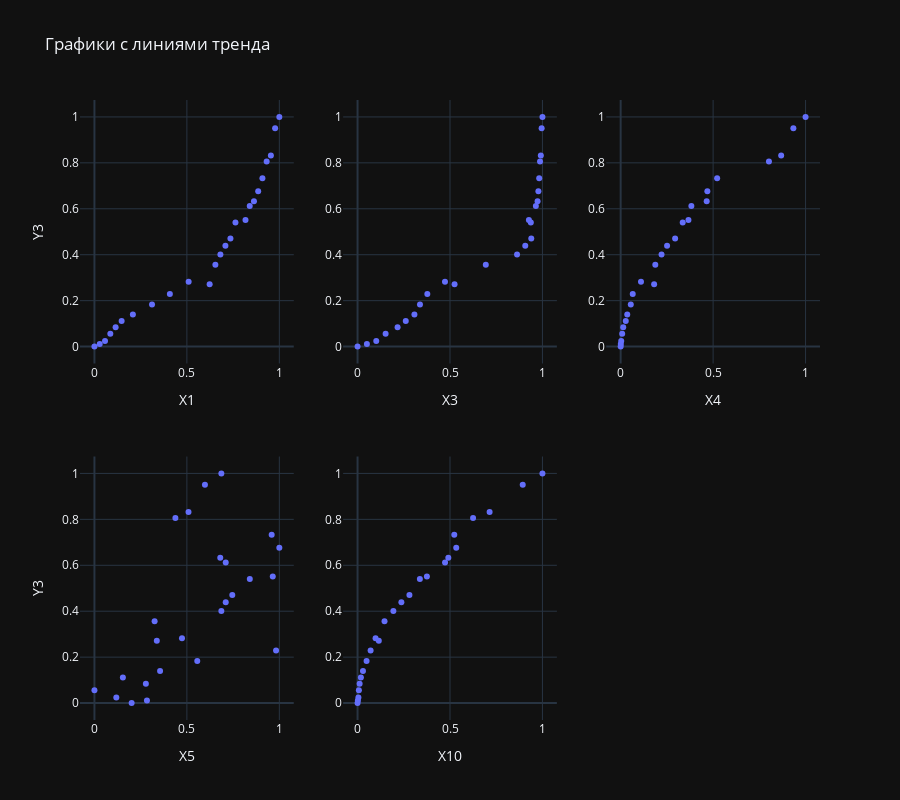

Notebook cell for this chart:
### Markdown cell above
$$\hat y_3 = 0.1919x_{1} + 0.1325x_{3} + 0.2846x_{4} + 0.0557x_{5} + 0.3611x_{10}$$

### Code cell
fig = make_subplots(rows=2, cols=3)
fig.update_yaxes(title_text='Y3', row=1, col=1)
fig.update_yaxes(title_text='Y3', row=2, col=1)

fig.add_trace(px.scatter(x=x1, y=y3).data[0], row=1, col=1)
fig.update_xaxes(title_text='X1', row=1, col=1)

fig.add_trace(px.scatter(x=x3, y=y3).data[0], row=1, col=2)
fig.update_xaxes(title_text='X3', row=1, col=2)

fig.add_trace(px.scatter(x=x4, y=y3).data[0], row=1, col=3)
fig.update_xaxes(title_text='X4', row=1, col=3)

fig.add_trace(px.scatter(x=x5, y=y3).data[0], row=2, col=1)
fig.update_xaxes(title_text='X5', row=2, col=1)

fig.add_trace(px.scatter(x=x10, y=y3).data[0], row=2, col=2)
fig.update_xaxes(title_text='X10', row=2, col=2)

fig.update_layout(height=800, title='Графики с линиями тренда')
fig.show()

### Figure 1 — Plotly figure (JSON) as saved in the notebook; plotly's stock layout.template omitted (floating-point values rounded to 4 significant figures)
{"data": [{"hovertemplate": "x=%{x}<br>y=%{y}<extra></extra>", "legendgroup": "", "marker": {"color": "#636efa", "symbol": "circle"}, "mode": "markers", "name": "", "orientation": "v", "showlegend": false, "x": [0.0, 0.02863, 0.05726, 0.08589, 0.1145, 0.1471, 0.2079, 0.3114, 0.4079, 0.5095, 0.6231, 0.6541, 0.6813, 0.7084, 0.7356, 0.7627, 0.817, 0.8399, 0.8628, 0.8856, 0.9085, 0.9314, 0.9543, 0.9771, 1.0], "xaxis": "x", "y": [0.0, 0.01118, 0.02396, 0.0559, 0.08385, 0.1118, 0.1398, 0.1837, 0.229, 0.2824, 0.2715, 0.3562, 0.4013, 0.4394, 0.4709, 0.5398, 0.5517, 0.6123, 0.6333, 0.6765, 0.7331, 0.8054, 0.8317, 0.9507, 1.0], "yaxis": "y", "type": "scatter"}, {"hovertemplate": "x=%{x}<br>y=%{y}<extra></extra>", "legendgroup": "", "marker": {"color": "#636efa", "symbol": "circle"}, "mode": "markers", "name": "", "orientation": "v", "showlegend": false, "x": [0.0, 0.05059, 0.1012, 0.1518, 0.2165, 0.2608, 0.3075, 0.3376, 0.3773, 0.4728, 0.5247, 0.6936, 0.8626, 0.9071, 0.9395, 0.9372, 0.9267, 0.9643, 0.9737, 0.9781, 0.9825, 0.9868, 0.9912, 0.9956, 1.0], "xaxis": "x2", "y": [0.0, 0.01118, 0.02396, 0.0559, 0.08385, 0.1118, 0.1398, 0.1837, 0.229, 0.2824, 0.2715, 0.3562, 0.4013, 0.4394, 0.4709, 0.5398, 0.5517, 0.6123, 0.6333, 0.6765, 0.7331, 0.8054, 0.8317, 0.9507, 1.0], "yaxis": "y2", "type": "scatter"}, {"hovertemplate": "x=%{x}<br>y=%{y}<extra></extra>", "legendgroup": "", "marker": {"color": "#636efa", "symbol": "circle"}, "mode": "markers", "name": "", "orientation": "v", "showlegend": false, "x": [0.0, 0.0008022, 0.003081, 0.008333, 0.01383, 0.02762, 0.03568, 0.05477, 0.06531, 0.1099, 0.181, 0.1874, 0.2211, 0.2511, 0.2945, 0.3356, 0.3666, 0.3824, 0.4653, 0.4688, 0.5218, 0.802, 0.868, 0.934, 1.0], "xaxis": "x3", "y": [0.0, 0.01118, 0.02396, 0.0559, 0.08385, 0.1118, 0.1398, 0.1837, 0.229, 0.2824, 0.2715, 0.3562, 0.4013, 0.4394, 0.4709, 0.5398, 0.5517, 0.6123, 0.6333, 0.6765, 0.7331, 0.8054, 0.8317, 0.9507, 1.0], "yaxis": "y3", "type": "scatter"}, {"hovertemplate": "x=%{x}<br>y=%{y}<extra></extra>", "legendgroup": "", "marker": {"color": "#636efa", "symbol": "circle"}, "mode": "markers", "name": "", "orientation": "v", "showlegend": false, "x": [0.2012, 0.284, 0.1183, 0.0, 0.2781, 0.1538, 0.355, 0.5562, 0.9822, 0.4734, 0.3373, 0.3254, 0.6864, 0.7101, 0.7456, 0.8402, 0.9645, 0.7101, 0.6805, 1.0, 0.9586, 0.4379, 0.5089, 0.5976, 0.6864], "xaxis": "x4", "y": [0.0, 0.01118, 0.02396, 0.0559, 0.08385, 0.1118, 0.1398, 0.1837, 0.229, 0.2824, 0.2715, 0.3562, 0.4013, 0.4394, 0.4709, 0.5398, 0.5517, 0.6123, 0.6333, 0.6765, 0.7331, 0.8054, 0.8317, 0.9507, 1.0], "yaxis": "y4", "type": "scatter"}, {"hovertemplate": "x=%{x}<br>y=%{y}<extra></extra>", "legendgroup": "", "marker": {"color": "#636efa", "symbol": "circle"}, "mode": "markers", "name": "", "orientation": "v", "showlegend": false, "x": [0.0, 0.001756, 0.004676, 0.007243, 0.01128, 0.01813, 0.0293, 0.04888, 0.07059, 0.09739, 0.1149, 0.1459, 0.1938, 0.237, 0.2805, 0.337, 0.3751, 0.4733, 0.491, 0.5337, 0.5231, 0.6249, 0.7142, 0.8934, 1.0], "xaxis": "x5", "y": [0.0, 0.01118, 0.02396, 0.0559, 0.08385, 0.1118, 0.1398, 0.1837, 0.229, 0.2824, 0.2715, 0.3562, 0.4013, 0.4394, 0.4709, 0.5398, 0.5517, 0.6123, 0.6333, 0.6765, 0.7331, 0.8054, 0.8317, 0.9507, 1.0], "yaxis": "y5", "type": "scatter"}], "layout": {"xaxis": {"anchor": "y", "domain": [0.0, 0.2889], "title": {"text": "X1"}}, "yaxis": {"anchor": "x", "domain": [0.575, 1.0], "title": {"text": "Y3"}}, "xaxis2": {"anchor": "y2", "domain": [0.3556, 0.6444], "title": {"text": "X3"}}, "yaxis2": {"anchor": "x2", "domain": [0.575, 1.0]}, "xaxis3": {"anchor": "y3", "domain": [0.7111, 1.0], "title": {"text": "X4"}}, "yaxis3": {"anchor": "x3", "domain": [0.575, 1.0]}, "xaxis4": {"anchor": "y4", "domain": [0.0, 0.2889], "title": {"text": "X5"}}, "yaxis4": {"anchor": "x4", "domain": [0.0, 0.425], "title": {"text": "Y3"}}, "xaxis5": {"anchor": "y5", "domain": [0.3556, 0.6444], "title": {"text": "X10"}}, "yaxis5": {"anchor": "x5", "domain": [0.0, 0.425]}, "xaxis6": {"anchor": "y6", "domain": [0.7111, 1.0]}, "yaxis6": {"anchor": "x6", "domain": [0.0, 0.425]}, "height": 800, "title": {"text": "Графики с линиями тренда"}}}
